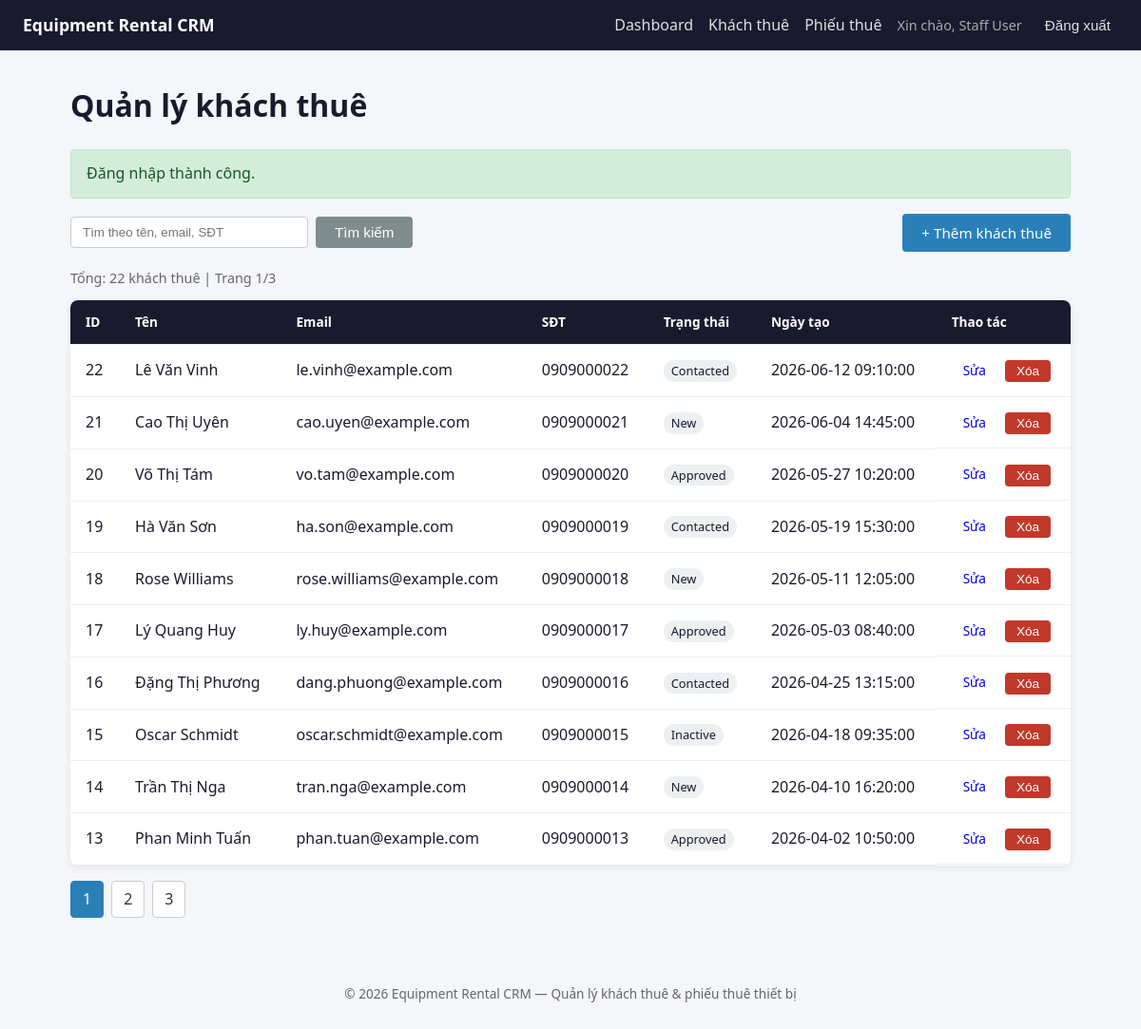
/renters (signed in), run on the app's committed database.
### tables this page shows
CREATE TABLE renters (
    id INT AUTO_INCREMENT PRIMARY KEY,
    name VARCHAR(100) NOT NULL,
    email VARCHAR(150) NOT NULL,
    phone VARCHAR(30),
    status ENUM('new', 'contacted', 'approved', 'inactive') NOT NULL DEFAULT 'new',
    note TEXT,
    created_at DATETIME NOT NULL DEFAULT CURRENT_TIMESTAMP,
    updated_at DATETIME NULL,
    UNIQUE KEY unique_renter_email (email),
    INDEX idx_renters_created_at (created_at),
    INDEX idx_renters_status_created_at (status, created_at)
);

### app/Core/helpers.php (called while the page is built, shortened)
<?php
function e(string $value): string
{
    return htmlspecialchars($value, ENT_QUOTES, 'UTF-8');
}
function render(string $view, array $data = [], string $layout = 'layouts/main'): void
{
    extract($data);
    require __DIR__ . '/../Views/' . $view . '.php';
}

### app/Controllers/RenterController.php (called while the page is built, shortened)
<?php
class RenterController
{
    public function index(): void
    {
        $data = $this->service->getRenterList($_GET);
        render('renters/index', ['title' => 'Quản lý khách thuê'] + $data);
    }
}

### app/Core/Router.php (called while the page is built, shortened)
<?php
class Router
{
    private array $routes = ['GET' => [], 'POST' => []];
    public function get(string $path, array $handler): void
    {
        $this->routes['GET'][$path] = $handler;
    }
    public function post(string $path, array $handler): void
    {
        $this->routes['POST'][$path] = $handler;
    }
    public function dispatch(string $method, string $path, array $container): void
    {
        [$class, $action] = $this->routes[$method][$path];
        $container[$class]->$action();
    }
}

### public/index.php (called while the page is built, shortened)
<?php
$basePath = dirname(__DIR__);
require_once $basePath . '/app/Core/Router.php';
require_once $basePath . '/app/Core/helpers.php';
try {
    $dbConfig = require $basePath . '/config/database.php';
    $pdo = Database::connect($dbConfig);
} catch (Throwable $e) {
    log_error('Database connection failed: ' . $e->getMessage());
    http_response_code(500);
    if (app_config('debug', false)) {
        echo '<h1>Database Connection Error</h1>';
        echo '<p>' . e($e->getMessage()) . '</p>';
    } else {
        echo '<h1>Database Connection Error</h1>';
        echo '<p>Không thể kết nối cơ sở dữ liệu. Vui lòng kiểm tra cấu hình.</p>';
    }
    exit;
}
$userRepository = new UserRepository($pdo);
$renterRepository = new RenterRepository($pdo);
$rentalRepository = new RentalRepository($pdo);
$authService = new AuthService($userRepository);
$renterService = new RenterService($renterRepository);
$rentalService = new RentalService($rentalRepository);
$publicRenterService = new PublicRenterService($renterRepository);
$container = [
    HomeController::class => new HomeController(),
    AuthController::class => new AuthController($authService),
    DashboardController::class => new DashboardController($renterRepository, $rentalService),
    PublicRenterController::class => new PublicRenterController($publicRenterService),
    RenterController::class => new RenterController($renterService, $renterRepository),
    RentalController::class => new RentalController($rentalService, $rentalRepository),
    HealthController::class => new HealthController($pdo),
];
$router = new Router();
$router->get('/', [HomeController::class, 'index']);
$router->get('/login', [AuthController::class, 'login']);
$router->post('/login', [AuthController::class, 'handleLogin']);
$router->post('/logout', [AuthController::class, 'logout']);
$router->get('/dashboard', [DashboardController::class, 'index']);
$router->get('/public-renters/create', [PublicRenterController::class, 'create']);
$router->post('/public-renters', [PublicRenterController::class, 'store']);
$router->get('/renters', [RenterController::class, 'index']);
$router->get('/renters/create', [RenterController::class, 'create']);
$router->post('/renters/store', [RenterController::class, 'store']);
$router->get('/renters/edit', [RenterController::class, 'edit']);
$router->post('/renters/update', [RenterController::class, 'update']);
$router->post('/renters/delete', [RenterController::class, 'delete']);
$router->get('/rentals', [RentalController::class, 'index']);
$router->get('/rentals/create', [RentalController::class, 'create']);
$router->post('/rentals/store', [RentalController::class, 'store']);
$router->get('/rentals/edit', [RentalController::class, 'edit']);
$router->post('/rentals/update', [RentalController::class, 'update']);
$router->post('/rentals/delete', [RentalController::class, 'delete']);
$router->get('/health', [HealthController::class, 'index']);
$method = $_SERVER['REQUEST_METHOD'] ?? 'GET';
$path = parse_url($_SERVER['REQUEST_URI'] ?? '/', PHP_URL_PATH) ?: '/';
$router->dispatch($method, $path, $container);

### app/Services/RenterService.php (called while the page is built, shortened)
<?php
class RenterService
{
    public function getRenterList(array $query): array
    {
        $keyword = trim($query['q'] ?? '');
        $page = max(1, (int) ($query['page'] ?? 1));
        $perPage = 10;
        $sort = trim($query['sort'] ?? 'created_at');
        $direction = strtolower(trim($query['direction'] ?? 'desc'));
        $totalItems = $this->repo->countAll($keyword);
        $totalPages = max(1, (int) ceil($totalItems / $perPage));
        $page = min($page, $totalPages);
        $offset = ($page - 1) * $perPage;
        return [
            'renters' => $this->repo->getPaginated($keyword, $perPage, $offset, $sort, $direction),
            'keyword' => $keyword,
            'page' => $page,
            'totalPages' => $totalPages,
            'totalItems' => $totalItems,
            'sort' => $sort,
            'direction' => $direction,
        ];
    }
}

### app/Repositories/RenterRepository.php (called while the page is built, shortened)
<?php
class RenterRepository
{
    public function countAll(string $keyword = ''): int
    {
        $sql = 'SELECT COUNT(*) AS total FROM renters';
        $params = [];
        $stmt = $this->db->prepare($sql);
        $stmt->execute($params);
        return (int) ($stmt->fetch()['total'] ?? 0);
    }
    public function getPaginated(string $keyword, int $limit, int $offset, string $sort, string $direction): array
    {
        $sortColumn = in_array($sort, self::SORTABLE, true) ? $sort : 'created_at';
        $sortDirection = $direction === 'asc' ? 'ASC' : 'DESC';
        $sql = 'SELECT id, name, email, phone, status, created_at FROM renters';
        $params = [];
        $sql .= " ORDER BY {$sortColumn} {$sortDirection}, id DESC LIMIT :limit OFFSET :offset";
        $stmt = $this->db->prepare($sql);
        $stmt->bindValue(':limit', $limit, PDO::PARAM_INT);
        $stmt->bindValue(':offset', $offset, PDO::PARAM_INT);
        $stmt->execute();
        return $stmt->fetchAll();
    }
}

### app/Views/renters/index.php (the view, shortened to what this page needs)
<h1><?= e($title) ?></h1>
<div class="toolbar">
    <form method="GET" action="/renters" class="search-form">
        <input name="q" value="<?= e($keyword ?? '') ?>" placeholder="Tìm theo tên, email, SĐT">
        <button type="submit" class="btn btn-secondary">Tìm kiếm</button>
    </form>
    <a href="/renters/create" class="btn btn-primary">+ Thêm khách thuê</a>
</div>
<p class="meta">Tổng: <?= e((string) ($totalItems ?? 0)) ?> khách thuê | Trang <?= e((string) ($page ?? 1)) ?>/<?= e((string) ($totalPages ?? 1)) ?></p>
<table class="data-table">
    <thead>
        <tr>
            <th><a href="?q=<?= e($keyword ?? '') ?>&sort=id&direction=asc">ID</a></th>
            <th><a href="?q=<?= e($keyword ?? '') ?>&sort=name&direction=asc">Tên</a></th>
            <th><a href="?q=<?= e($keyword ?? '') ?>&sort=email&direction=asc">Email</a></th>
            <th>SĐT</th>
            <th><a href="?q=<?= e($keyword ?? '') ?>&sort=status&direction=asc">Trạng thái</a></th>
            <th><a href="?q=<?= e($keyword ?? '') ?>&sort=created_at&direction=desc">Ngày tạo</a></th>
            <th>Thao tác</th>
        </tr>
    </thead>
    <tbody>
        <?php if (empty($renters)): ?>
            <tr><td colspan="7" class="empty">Không có dữ liệu.</td></tr>
        <?php else: ?>
            <?php foreach ($renters as $renter): ?>
                <tr>
                    <td><?= e((string) $renter['id']) ?></td>
                    <td><?= e($renter['name']) ?></td>
                    <td><?= e($renter['email']) ?></td>
                    <td><?= e($renter['phone'] ?? '') ?></td>
                    <td><span class="badge"><?= e($renter['status']) ?></span></td>
                    <td><?= e($renter['created_at']) ?></td>
                    <td class="actions">
                        <a href="/renters/edit?id=<?= e((string) $renter['id']) ?>" class="btn btn-sm">Sửa</a>
                        <form method="POST" action="/renters/delete" class="inline-form" onsubmit="return confirm('Xóa khách thuê này?');">
                            <button type="submit" class="btn btn-sm btn-danger">Xóa</button>
                        </form>
                    </td>
                </tr>
            <?php endforeach; ?>
        <?php endif; ?>
    </tbody>
</table>
<?php if (($totalPages ?? 1) > 1): ?>
    <div class="pagination">
        <?php for ($i = 1; $i <= $totalPages; $i++): ?>
            <a href="?q=<?= e($keyword ?? '') ?>&page=<?= $i ?>&sort=<?= e($sort ?? 'created_at') ?>&direction=<?= e($direction ?? 'desc') ?>"
               class="<?= ($page ?? 1) === $i ? 'active' : '' ?>"><?= $i ?></a>
        <?php endfor; ?>
    </div>
<?php endif; ?>

### public/assets/style.css (style rules this page uses)
*, *::before, *::after { box-sizing: border-box; }
body { margin: 0; font-family: 'Segoe UI', Tahoma, Geneva, Verdana, sans-serif; background: #f4f6f9; color: #1a1a2e; line-height: 1.6; }
h1 { margin-top: 0; color: #1a1a2e; }
.btn { display: inline-block; padding: 0.5rem 1.25rem; border: none; border-radius: 4px; cursor: pointer; font-size: 0.95rem; text-decoration: none; text-align: center; }
.btn-primary { background: #2980b9; color: #fff; }
.btn-secondary { background: #7f8c8d; color: #fff; }
.btn-danger { background: #c0392b; color: #fff; }
.btn-sm { padding: 0.25rem 0.75rem; font-size: 0.85rem; }
.inline-form { display: inline; }
.toolbar { display: flex; justify-content: space-between; align-items: center; margin-bottom: 1rem; flex-wrap: wrap; gap: 0.75rem; }
.search-form { display: flex; gap: 0.5rem; }
.search-form input { padding: 0.5rem 0.75rem; border: 1px solid #ccc; border-radius: 4px; min-width: 250px; }
.meta { color: #666; font-size: 0.9rem; margin-bottom: 0.75rem; }
.data-table { width: 100%; border-collapse: collapse; background: #fff; border-radius: 8px; overflow: hidden; box-shadow: 0 2px 8px rgba(0, 0, 0, 0.08); }
.data-table th, .data-table td { padding: 0.75rem 1rem; text-align: left; border-bottom: 1px solid #eee; }
.data-table th { background: #1a1a2e; color: #fff; font-size: 0.85rem; }
.data-table th a { color: #fff; text-decoration: none; }
.actions { display: flex; gap: 0.5rem; align-items: center; }
.badge { background: #ecf0f1; padding: 0.15rem 0.5rem; border-radius: 12px; font-size: 0.8rem; text-transform: capitalize; }
.pagination { display: flex; gap: 0.5rem; margin-top: 1rem; }
.pagination a { padding: 0.35rem 0.75rem; background: #fff; border: 1px solid #ccc; border-radius: 4px; text-decoration: none; color: #333; }
.pagination a.active { background: #2980b9; color: #fff; border-color: #2980b9; }

### data on the page
renters: id "22", name "Lê Văn Vinh", email "le.vinh@example.com", phone "0909000022", status "Contacted", created_at "2026-06-12 09:10:00"
renters: id "21", name "Cao Thị Uyên", email "cao.uyen@example.com", phone "0909000021", status "New", created_at "2026-06-04 14:45:00"
renters: id "20", name "Võ Thị Tám", email "vo.tam@example.com", phone "0909000020", status "Approved", created_at "2026-05-27 10:20:00"
renters: id "19", name "Hà Văn Sơn", email "ha.son@example.com", phone "0909000019", status "Contacted", created_at "2026-05-19 15:30:00"
renters: id "18", name "Rose Williams", email "rose.williams@example.com", phone "0909000018", status "New", created_at "2026-05-11 12:05:00"
renters: id "17", name "Lý Quang Huy", email "ly.huy@example.com", phone "0909000017", status "Approved", created_at "2026-05-03 08:40:00"
renters: id "16", name "Đặng Thị Phương", email "dang.phuong@example.com", phone "0909000016", status "Contacted", created_at "2026-04-25 13:15:00"
renters: id "15", name "Oscar Schmidt", email "oscar.schmidt@example.com", phone "0909000015", status "Inactive", created_at "2026-04-18 09:35:00"
renters: id "14", name "Trần Thị Nga", email "tran.nga@example.com", phone "0909000014", status "New", created_at "2026-04-10 16:20:00"
renters: id "13", name "Phan Minh Tuấn", email "phan.tuan@example.com", phone "0909000013", status "Approved", created_at "2026-04-02 10:50:00"

### other printed values
$_SESSION['user_name'] "Staff User"
$title "Quản lý khách thuê"
$success "Đăng nhập thành công."
$totalItems "22"
$page "1"
$totalPages "3"
